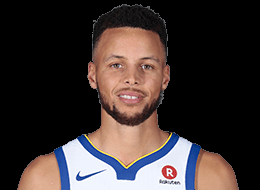
#> input picture Curry.png, 260 x 190 px
$ python sub_morph.py
#> lines starting #> are read from the running program, lines starting #| are printed output that depends on the picture
#!/usr/bin/env python

import numpy as np
import cv2
import sys


# Read points from text file
def readPoints(path):
    # Create an array of points.
    points = [];
    # Read points
    with open(path) as file:
        for line in file:
            x, y = line.split()
            points.append((int(x), int(y)))

    return points


# Apply affine transform calculated using srcTri and dstTri to src and
# output an image of size.
def applyAffineTransform(src, srcTri, dstTri, size):
    # Given a pair of triangles, find the affine transform.
    warpMat = cv2.getAffineTransform(np.float32(srcTri), np.float32(dstTri))

    # Apply the Affine Transform just found to the src image
    dst = cv2.warpAffine(src, warpMat, (size[0], size[1]), None, flags=cv2.INTER_LINEAR,
                         borderMode=cv2.BORDER_REFLECT_101)

    return dst


# Warps and alpha blends triangular regions from img1 and img2 to img
def morphTriangle(img1, img2, img, t1, t2, t, alpha):
    # Find bounding rectangle for each triangle
    r1 = cv2.boundingRect(np.float32([t1]))
    r2 = cv2.boundingRect(np.float32([t2]))
    r = cv2.boundingRect(np.float32([t]))

    # Offset points by left top corner of the respective rectangles
    t1Rect = []
    t2Rect = []
    tRect = []

    # for i in xrange(0, 3):
    for i in range(0, 3):
        tRect.append(((t[i][0] - r[0]), (t[i][1] - r[1])))
        t1Rect.append(((t1[i][0] - r1[0]), (t1[i][1] - r1[1])))
        t2Rect.append(((t2[i][0] - r2[0]), (t2[i][1] - r2[1])))

    # Get mask by filling triangle
    mask = np.zeros((r[3], r[2], 3), dtype=np.float32)
    cv2.fillConvexPoly(mask, np.int32(tRect), (1.0, 1.0, 1.0), 16, 0);

    # Apply warpImage to small rectangular patches
    img1Rect = img1[r1[1]:r1[1] + r1[3], r1[0]:r1[0] + r1[2]]
    img2Rect = img2[r2[1]:r2[1] + r2[3], r2[0]:r2[0] + r2[2]]

    size = (r[2], r[3])
    warpImage1 = applyAffineTransform(img1Rect, t1Rect, tRect, size)
    warpImage2 = applyAffineTransform(img2Rect, t2Rect, tRect, size)

    # Alpha blend rectangular patches
    imgRect = (1.0 - alpha) * warpImage1 + alpha * warpImage2

    # Copy triangular region of the rectangular patch to the output image
    img[r[1]:r[1] + r[3], r[0]:r[0] + r[2]] = img[r[1]:r[1] + r[3], r[0]:r[0] + r[2]] * (1 - mask) + imgRect * mask


if __name__ == '__main__':

    filename1 = 'Curry.png'
    filename2 = 'Durant.png'
    alpha = 0.5

    # Read images
    img1 = cv2.imread(filename1);
#> img1 is the input picture: shape (190, 260, 3); mean B, G, R 50.2, 51.5, 61.5
    img2 = cv2.imread(filename2);
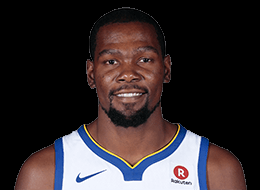
#> input picture Durant.png, 260 x 190 px
#> img2 is the input picture: shape (190, 260, 3); mean B, G, R 46.2, 44.4, 52.8

    # Convert Mat to float data type
    img1 = np.float32(img1)
    img2 = np.float32(img2)

    # Read array of corresponding points
    points1 = readPoints("Curry.txt")
#> (reads Curry.txt from the repository)
    points2 = readPoints("Durant.txt")
#> (reads Durant.txt from the repository)
    points = [];

    # Compute weighted average point coordinates
    # for i in xrange(0, len(points1)):
    for i in range(0, len(points1)):
        x = (1 - alpha) * points1[i][0] + alpha * points2[i][0]
        y = (1 - alpha) * points1[i][1] + alpha * points2[i][1]
        points.append((x, y))

    # Allocate space for final output
    imgMorph = np.zeros(img1.shape, dtype=img1.dtype)

    # Read triangles from tri.txt
    with open("tri_ans.txt") as file:
#> (reads tri_ans.txt from the repository)
        for line in file:
            x, y, z = line.split()

            x = int(x)
            y = int(y)
            z = int(z)

            t1 = [points1[x], points1[y], points1[z]]
            t2 = [points2[x], points2[y], points2[z]]
            t = [points[x], points[y], points[z]]

            # Morph one triangle at a time.
            morphTriangle(img1, img2, imgMorph, t1, t2, t, alpha)
#> this loop made 80 passes
#> pass 1, in morphTriangle, `img1Rect = img1[r1[1]:r1[1] + r1[3], r1[0]:r1[0] + r1[2]]`:
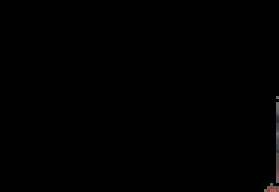
#> img1Rect: shape (64, 93, 3) float32 (shown 3 times larger); mean B, G, R 0.5, 0.5, 0.6
#> pass 2, in morphTriangle (call 2), `img1Rect = img1[r1[1]:r1[1] + r1[3], r1[0]:r1[0] + r1[2]]`:
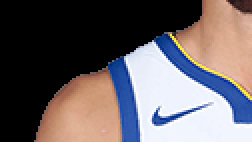
#> img1Rect: shape (71, 126, 3) float32 (shown 2 times larger); mean B, G, R 100.5, 97.6, 105.4

    # Display Result
    cv2.imshow("Morphed Face", np.uint8(imgMorph))
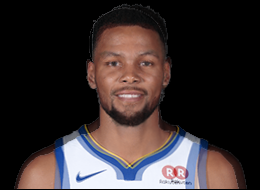
#> window 'Morphed Face': shape (190, 260, 3); mean B, G, R 47.1, 46.9, 56
    cv2.waitKey(0)
